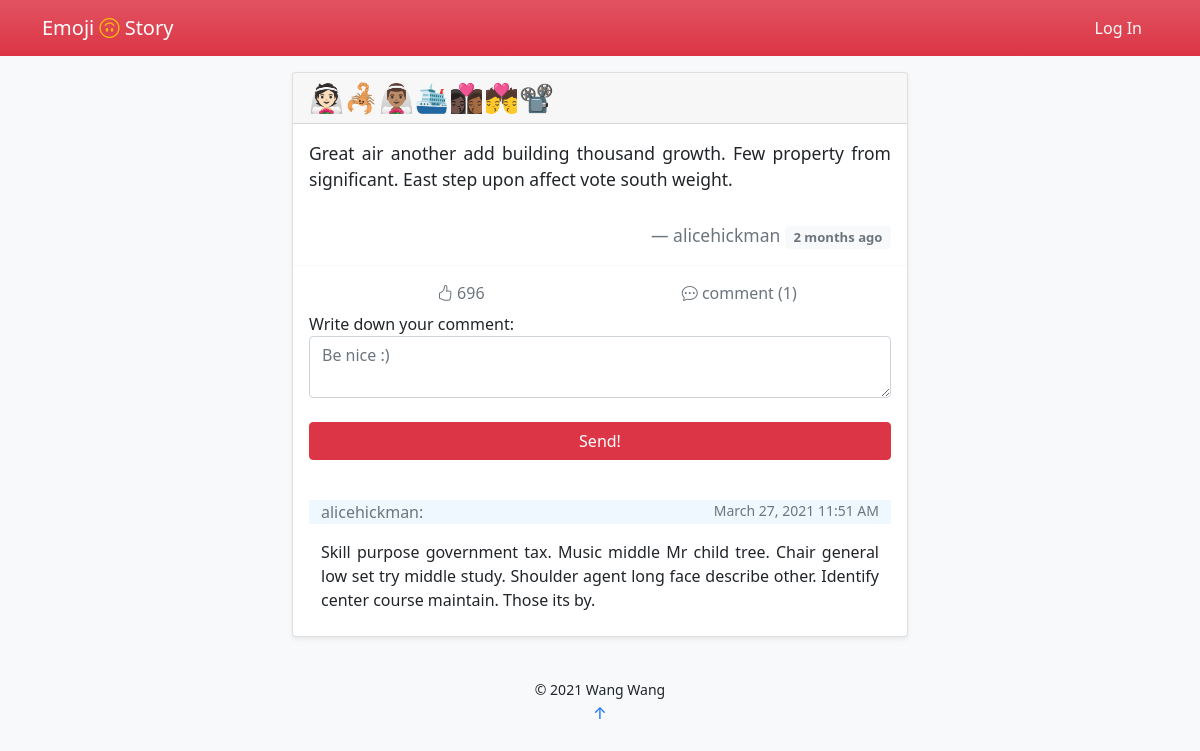
Page /post/55 on the earlier database version.
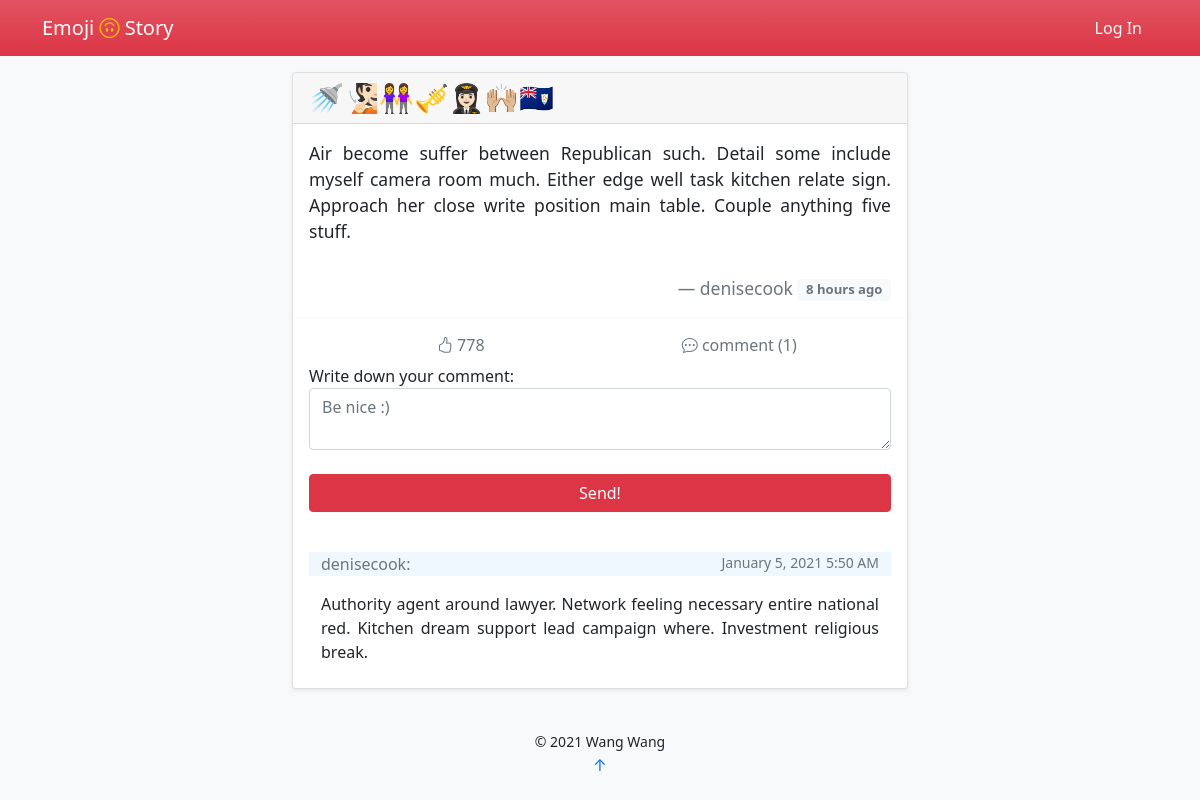
Same page on the later database version.
### emoji_story/models.py (models this page shows)
class Post(db.Model):
    id = db.Column(db.Integer, primary_key=True)
    emoji = db.Column(db.String)
    name = db.Column(db.String)
    story = db.Column(db.Text)
    time = db.Column(db.DateTime, default=datetime.utcnow, index=True)
    delete = db.Column(db.Boolean, default=False)
    like = db.Column(db.Integer, default=0)
    author_id = db.Column(db.Integer, db.ForeignKey('author.id'))
    user = db.relationship('Author', back_populates='post')
    comment = db.relationship('Comment')

class Comment(db.Model):
    id = db.Column(db.Integer, primary_key=True)
    body = db.Column(db.Text)
    time = db.Column(db.DateTime, default=datetime.utcnow, index=True)
    author_name = db.Column(db.Integer, db.ForeignKey('author.username'))
    post_id = db.Column(db.Integer, db.ForeignKey('post.id'))

### emoji_story/blueprints/main_page.py (the view, shortened to what this page needs)
@main_page_bp.route('/post/<int:post_id>', methods=['GET', 'POST'])
def post(post_id):
    post = Post.query.get(post_id)
    form = CommentForm()
    if current_user.is_authenticated:
        like_list = json.loads(Author.query.get(current_user.get_id()).like)['like_post']
    else:
        like_list = []
    return render_template('post.html', post=post, like_list=like_list, form=form)

### emoji_story/forms.py
class CommentForm(FlaskForm):
    body = TextAreaField('Write down your comment:',
                         validators=[DataRequired(),
                                     Length(1, 500, message="Your commnet should be 1-500 letters.")],
                         render_kw={'placeholder': "Be nice :)"})
    submit = SubmitField('Send')

### emoji_story/templates/post.html (shortened to what this page needs)
{% extends 'base.html' %}
{% block content %}
    <blockquote>
        <blockquote class="card shadow-sm">
            <div class="card-header text-left h3">
                {{ post.emoji|safe }}
            </div>
            <div class="card-body">
                <blockquote class="blockquote mb-0">
                    <p class="small" style="text-align: justify">{{ post.story }}</p>
                    <br>
                    <footer class="small blockquote-footer text-end">{{ post.name }}
                        <small class="badge text-muted bg-light align-middle">
                            {{ moment(post.time).fromNow(refresh=True) }}
                        </small>
                    </footer>
                </blockquote>
            </div>
            <div class="card-footer bg-transparent border-light">
                <div class="btn-group container-fluid" id={{ post.id }} role="group" aria-label="Interaction">
                    <form type="button" onclick="likePost(this)" class="btn bg-transparent text-muted col-4">
                        {% if post.id not in like_list %}
                            <i class="bi bi-hand-thumbs-up"></i>
                        {% else %}
                            <i class="bi bi-hand-thumbs-up-fill text-danger"></i>
                        {% endif %}
                        <text> {{ post.like }}</text>
                    </form>
                    <button type="button" onclick="location.reload()" class="btn text-secondary col-4">
                        <i class="bi bi-chat-dots"></i> comment ({{ post.comment|length }})
                    </button>
                </div>
                <form method="post">
                    <div class="form-group">
                        {{ form.body.label }}<br>
                        {{ form.body(class='form-control', oninput='autosave()') }}
                    </div>
                    <br>
                    <div class="row">
                        {% if current_user.is_authenticated %}
                            <div class="col d-grid">
                                {{ form.submit(class='btn btn-danger') }}
                            </div>
                        {% else %}
                            <div class=" col d-grid">
                                <button type="button" class=" btn btn-danger" data-bs-toggle="modal"
                                        data-bs-target="#exampleModal">
                                    Send!
                                </button>
                            </div>
                        {% endif %}
                    </div>
                    <br>
                </form>
                {% if post.comment|length ==0 %}
                    <div class="container-fluid">
                        <p class="small text-muted text-center">No comment yet. Why not be the first one to comment?</p>
                    </div>
                {% else %}
                    <div class="container-fluid mt-3">
                        {% for _comment in post.comment|sort(attribute='time', reverse=True) %}
                            <div class="row">
                                <p class="col text-secondary"
                                   style="background-color: aliceblue">{{ _comment.author_name }}:</p>
                                <p class="small text-secondary col text-end"
                                   style="background-color: aliceblue">{{ moment(_comment.time).format('LL LT') }}</p>
                            </div>
                            <div class="row">
                                <p class="col" style="text-align: justify">{{ _comment.body }}</p>
                            </div>
                        {% endfor %}
                    </div>
                {% endif %}
            </div>
        </blockquote>
    </blockquote>
{% endblock %}

### emoji_story/templates/base.html (shortened to what this page needs)
<!DOCTYPE html>
<html lang="en">
<head>
    {% block head %}
        <link href="https://cdn.jsdelivr.net/npm/bootstrap@5.0.0-beta2/dist/css/bootstrap.min.css" rel="stylesheet"
>
        <link rel="stylesheet" href="https://cdn.jsdelivr.net/npm/bootstrap-icons@1.4.0/font/bootstrap-icons.css">
    {% endblock head %}
</head>
<body class="bg-light">
<bar>
    <nav class="navbar navbar-expand bg-danger bg-gradient mb-3">
        <div class="container">
            <a class="navbar-brand text-white" href={{ url_for('main_page.index') }}>Emoji <i
                    class="bi bi-emoji-smile-upside-down text-warning"></i> Story</a>
            {% block bar %}
                {% if current_user.is_authenticated %}
                    <div class="nav-item dropdown">
                    <a class="nav-link dropdown-toggle text-light" href="#" id="navbarDropdownMenuLink"
                       role="button"
                       data-bs-toggle="dropdown" aria-expanded="false">
                        {{ current_user.username }}</a>
                    <ul class="dropdown-menu dropdown-menu-end" aria-labelledby="navbarDropdownMenuLink">
                        <li><a class="dropdown-item" href={{ url_for('user.home') }}>My Stories</a></li>
                        <li>
                            <hr class="dropdown-divider">
                        </li>
                        <li><a class="dropdown-item" href="{{ url_for('user.settings') }}">Settings</a></li>
                        <li>
                            <hr class="dropdown-divider">
                        </li>
                        <li><a class="dropdown-item" href={{ url_for('user.logout') }}>Log Out</a></li>
                    </ul>
                {% else %}
                    <a class="nav-link text-light" href={{ url_for('user.login') }}>Log In</a>
                {% endif %}
            {% endblock bar %}
            </div>
    </nav>
</bar>
<main class="container-fluid" style="max-width: 640px">
    {% block content %}
    {% endblock content %}
    <footer class="text-center">
        <br>
        {% block footer %}
            <small> &copy; 2021 <a>Wang Wang</a></small>
            <p><a id="bottom" href="#" title="Go Top">&uarr;</a></p>
        {% endblock footer %}
    </footer>
</main>
</body>
</html>

### emoji_story/templates/base.html (style rules this page uses)
form[type='button'] { -webkit-appearance: none; -moz-appearance: none; appearance: none; }
a { text-decoration: none; }

Differences in the rows shown:
removed Comment: author_name "alicehickman", time "March 27, 2021 11:51 AM", body "Skill purpose government tax. Music middle Mr child tree. Chair general low set try middle study. Shoulder agent long face describe other. Identify center course maintain. Those its by."
changed Post: emoji "👰🏻🦂👰🏽‍♂️🛳👩🏿‍❤️‍💋‍👩🏾💏📽" → "🚿🧏🏻👭🎺👩🏻‍✈️🙌🏼🇦🇮"; story "Great air another add building thousand growth. Few property from significant. East step upon affect vote south weight." → "Air become suffer between Republican such. Detail some include myself camera room much. Either edge well task kitchen relate sign. Approach her close write position main table. Couple anything five stuff."; name "alicehickman" → "denisecook"; time "2 months ago" → "8 hours ago"; like "696" → "778"
added Comment: author_name "denisecook", time "January 5, 2021 5:50 AM", body "Authority agent around lawyer. Network feeling necessary entire national red. Kitchen dream support lead campaign where. Investment religious break."
